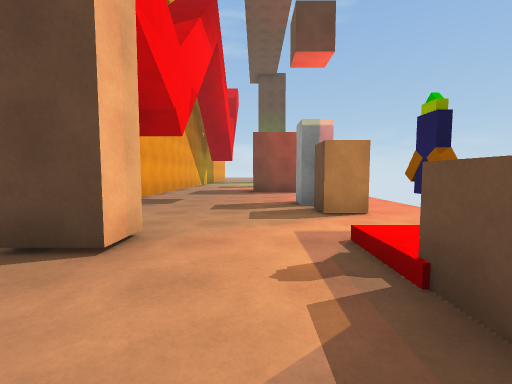
View 1 (above)

14 first-person views from a walk through a Unity game level. The camera is 1.4 m above the floor, tilts 4° down and sees 90° across. The floor is counted in squares, 2 m on a side. Each view is taken from the middle of a square. On the plan, view 1 faces up. The plan holds only what a view shows up to about 9 squares ahead; the rest is blank. The place goes on beyond the plan. Surface patterns are stand-ins for the level's own textures.

View 2
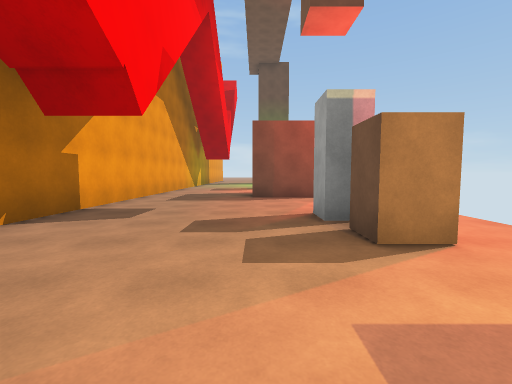

View 3
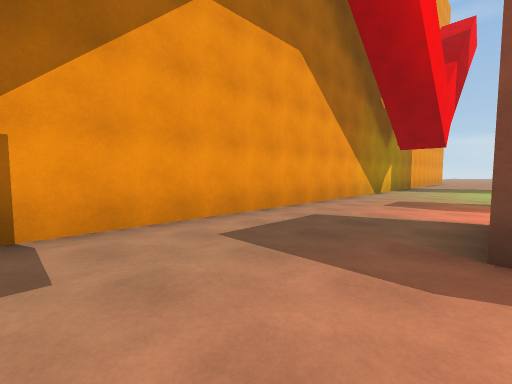

View 4
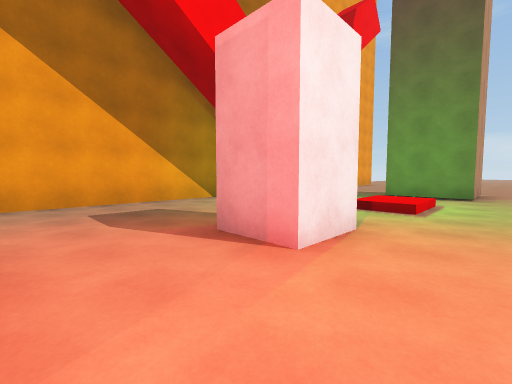

View 5
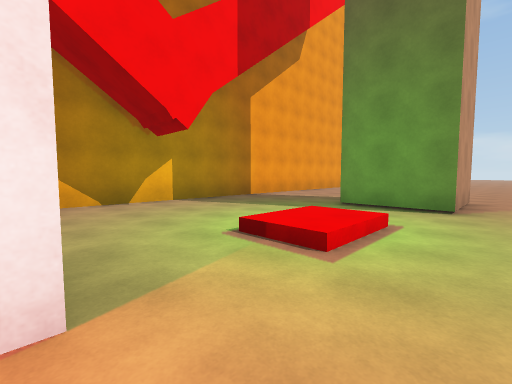

View 6
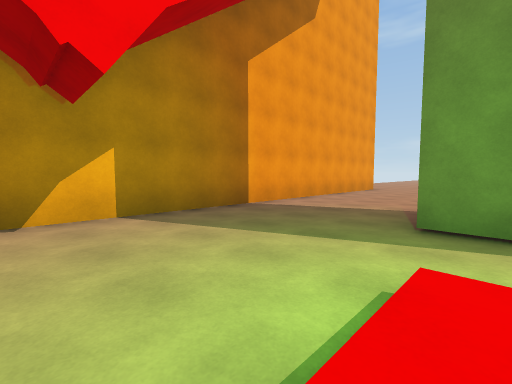

View 7
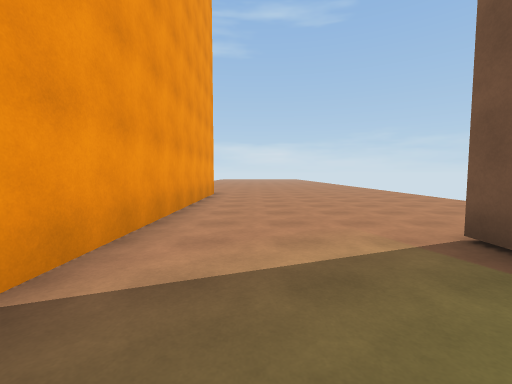

View 8
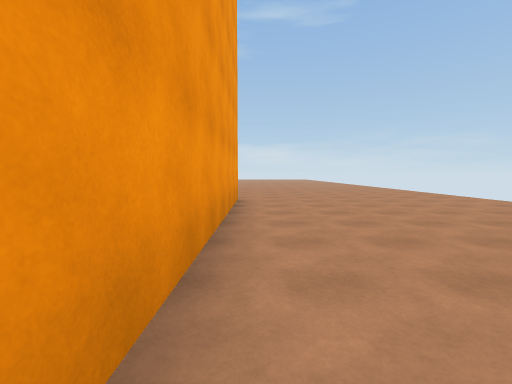

View 9
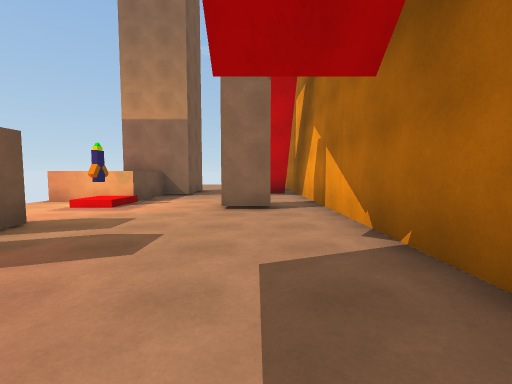

View 10
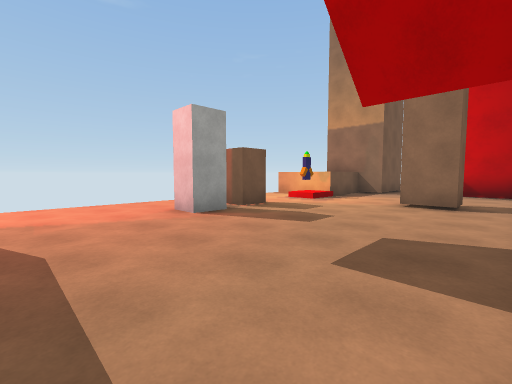

View 11
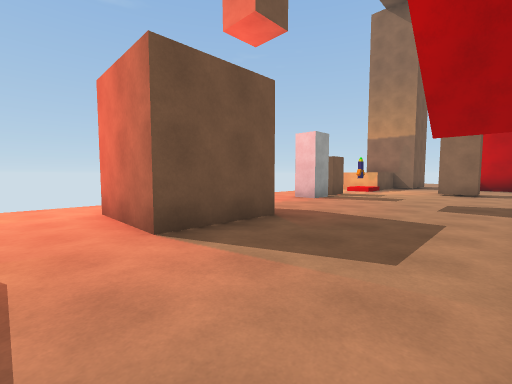

View 12
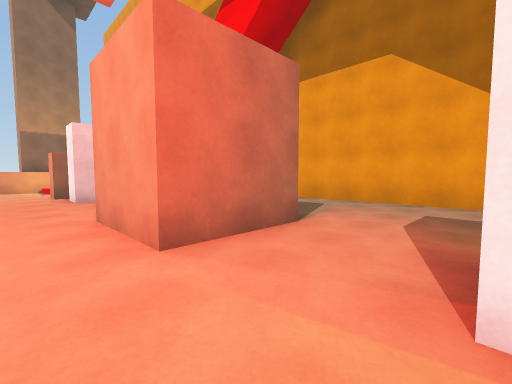

View 13
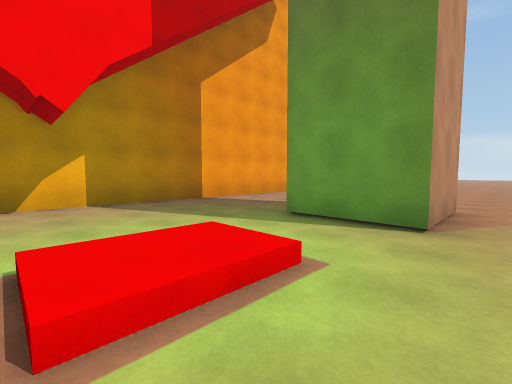

View 14
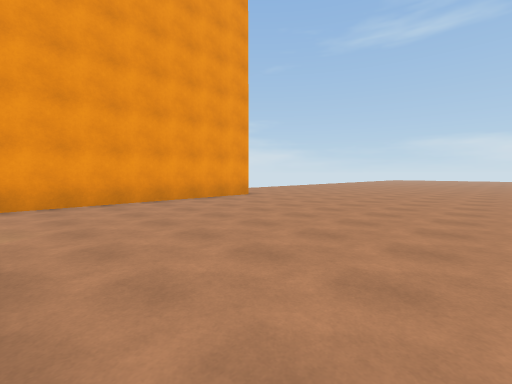

### Floor plan
Key: @ floor where view 1 was taken; # wall or solid block; . main floor; : floor 0.25 m higher than the main floor; / step, stairs or slope; B block; R brown block; C rocket.
Columns run from 4 left of view 1 to 3 right of it. Each row starts with its distance up from view 1.
 29 #.......
 28 #.......
 27 #.......
 26 #.......
 25 #.......
 24 #.......
 23 #.......
 22 #....##.
 21 #....##.
 20 #.......
 19 #.......
 18 #....:/.
 17 #....//.
 16 #.......
 15 #....#..
 14 #....#..
 13 #.......
 12 #.......
 11 #...###.
 10 #...###.
  9 #.......
  8 #.......
  7 #.......
  6 #....B..
  5 #....RR.
  4 #.......
  3 #.#.....
  2 #.....C.
  1 #....###
  0 #...@##
 -1 ### .##

Positions as (right, up) in squares from view 1, and headings:
1: (0, 0), facing up
2: (0, 2), facing up
3: (0, 7), facing up-left
4: (3, 12), facing up-left
5: (3, 15), facing up-left
6: (1, 17), facing up-left
7: (-2, 20), facing up
8: (-3, 22), facing up
9: (-2, 8), facing down
10: (-3, 9), facing down-right
11: (-3, 13), facing down-right
12: (3, 14), facing down-left
13: (3, 17), facing up-left
14: (3, 23), facing up-left
